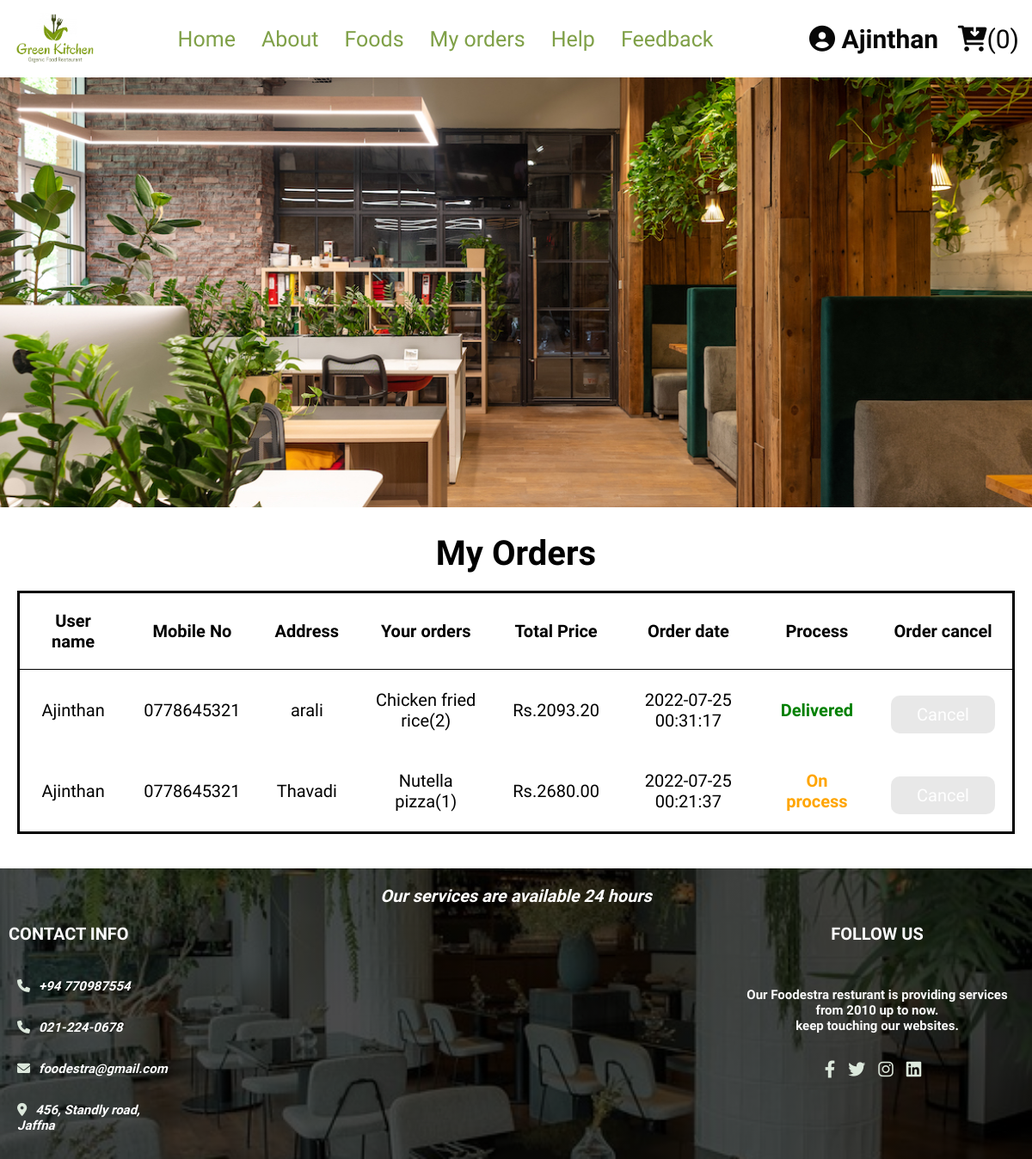
The page /myorder.php (signed in) on the database its author committed.
### tables this page shows
CREATE TABLE IF NOT EXISTS `order_tbl` (
  `order_id` int NOT NULL AUTO_INCREMENT,
  `user_id` int NOT NULL,
  `user_name` varchar(100) NOT NULL,
  `phone_no` varchar(12) NOT NULL,
  `email` varchar(100) NOT NULL,
  `payment_method` varchar(100) NOT NULL,
  `address` varchar(300) NOT NULL,
  `total_items` varchar(800) NOT NULL,
  `topping` varchar(100) NOT NULL,
  `t_price` decimal(8,2) NOT NULL,
  `size` varchar(10) NOT NULL,
  `s_price` decimal(8,2) NOT NULL,
  `total_price` decimal(10,2) NOT NULL,
  `order_date` datetime NOT NULL,
  `payment_status` varchar(30) NOT NULL DEFAULT 'pending',
  `order_taken` varchar(10) NOT NULL DEFAULT 'No',
  `delb_id` int DEFAULT NULL,
  `delivery_status` varchar(10) NOT NULL DEFAULT 'No',
  PRIMARY KEY (`order_id`),
  KEY `user_id` (`user_id`)
);

### myorder.php (the view, shortened to what this page needs)
<?php
include 'connection.php';
$user_id = $_SESSION['user_id'];
?>
<!DOCTYPE html>
<html lang="en">
<head>
   <link rel="stylesheet" href="https://cdnjs.cloudflare.com/ajax/libs/font-awesome/6.0.0/css/all.min.css">
   <link rel="stylesheet" href="css/style19.css">
</head>
<body>
<?php include 'header.php'; ?>
<div class="heading">
</div>
<section class="myorder">
<h1 class="caption">My orders</h1>
   <div class="box-container">
    <?php
   $order_query = mysqli_query($conn, "SELECT * FROM `order_tbl` WHERE user_id = '$user_id' order by order_date DESC") or die('query failed');
   ?>
      <div class="myview">
      <table>
           <tr>
            <th>User name</th>
            <th>Mobile No</th>
            <th>Address</th>
            <th>Your orders</th>
            <th>Total Price</th>
            <th>Order date</th>
            <th>Process</th>
            <th>Order cancel</th>
           </tr>
           <?php
         if(mysqli_num_rows($order_query) > 0){
            while($fetch_orders = mysqli_fetch_assoc($order_query)){
         ?>
           <tr>
            <td><span><?php echo $fetch_orders['user_name']; ?></span></td>
            <td><span><?php echo $fetch_orders['phone_no']; ?></span></td>
            <td> <span><?php echo $fetch_orders['address']; ?></span> </td>
            <td><?php echo $fetch_orders['total_items']; ?></span> </td>
            <td><span>Rs.<?php echo $fetch_orders['total_price'];?></span> </td>
            <td><?php echo $fetch_orders['order_date']; ?></span> </td>
            <td>
               <?php
                  if($fetch_orders['order_taken'] =='Yes'){
                     if($fetch_orders['delivery_status'] =='YES'){
               ?>
                     <b style ="color:green; <?php echo "Delivered";?>">Delivered</b>
               <?php
                        }else
               {?>
                     <b style="color:orange; <?php echo "On process";?>">On process</b>
               <?php
                        }
                     }else
               {?>
                     <b  style="color:red; <?php echo "On process";?>">Not accepted</b>
               <?php
                 }
               ?>
           </td>
            <td>
               <a href="myorder.php?delete=<?php echo $fetch_orders['order_id']; ?>" class = "delete-btn <?php echo ($fetch_orders['order_taken'] =='No')?'':'disabled'; ?>"onclick="return confirm('Confirm cancel order?');">Cancel</a>
            </td>
           </tr>
      <?php
       }
      }else{
         echo '<p class="empty">no orders placed yet!</p>';
      }
      ?>
      </table>
   </div>
</section>
<?php include 'footer.php'; ?>
</body>
</html>

### css/style19.css (style rules this page uses)
* { font-family: 'Averia Gruesa Libre'; margin:0; padding:0; box-sizing: border-box; text-decoration: none; }
html { font-size: 62.5%; overflow-x: hidden; }
section { padding:30px 20px; }
.caption { text-align: center; text-transform:capitalize; font-size: 40px; margin-bottom: 20px; }
.btn, .option-btn, .delete-btn, .home-btn { display: inline-block; margin-top: 10px; padding:10px 30px; cursor: pointer; color:white; font-size: 20px; border-radius: 10px; text-transform: capitalize; }
.delete-btn { background-color: #eb2f06; }
.heading { height: 500px; display: flex; flex-flow: column; align-items: center; justify-content: center; gap:10px; background: url(../images/studio-ris-natural-office-makeover-3.jpg) no-repeat; background-size: cover; background-position: center; text-align: center; }
.myorder .myview table,th,td { border :3px solid black; border-collapse: collapse; padding: 20px; margin: 10px auto; }
.myorder .myview table tr th { border-bottom: 1px solid black; }
.myorder .myview th,td { text-align: center; font-size: 20px; border: none; }
.myorder .disabled { pointer-events: none; opacity: .5; user-select: none; background-color: lightgray; }

### rows shown on the page
order_tbl: user_name "Ajinthan", phone_no "0778645321", address "arali", total_items "Chicken fried rice(2)", total_price "2093.20", order_date "2022-07-25 00:31:17", order_taken "Delivered"
order_tbl: user_name "Ajinthan", phone_no "0778645321", address "Thavadi", total_items "Nutella pizza(1)", total_price "2680.00", order_date "2022-07-25 00:21:37", order_taken "On process"

### other values the page prints
$_SESSION['user_name'] "Ajinthan"
$cart_rows_number "0"
